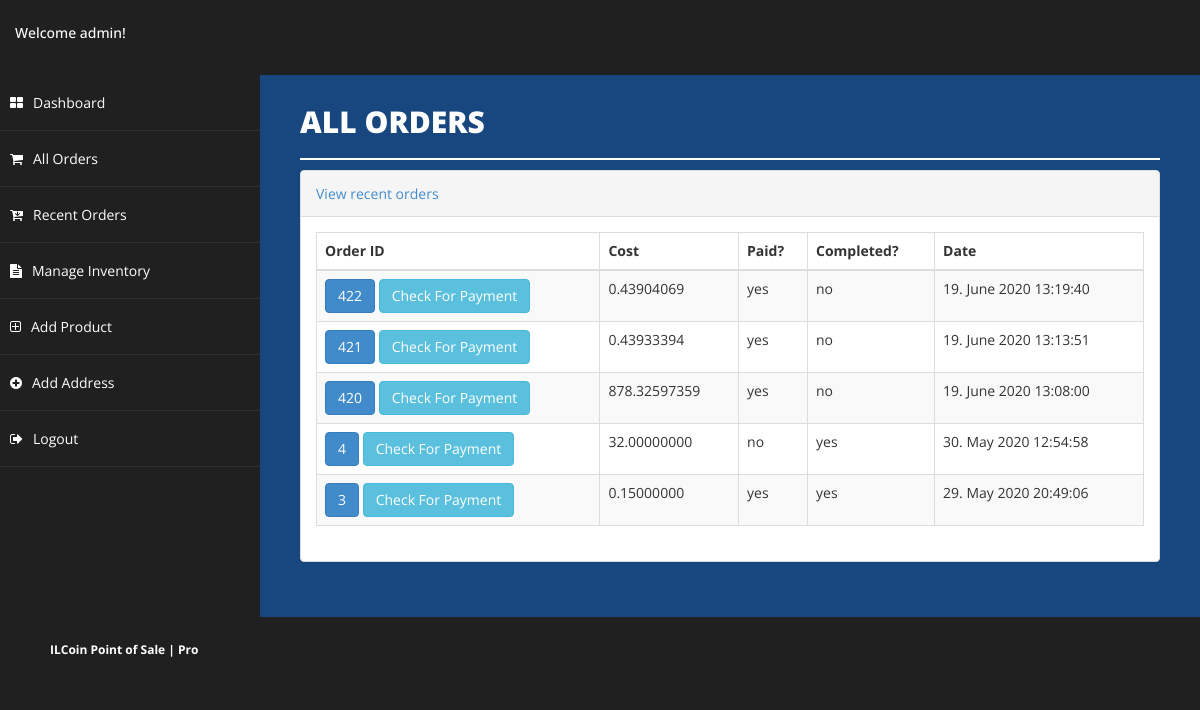
Page /www.php (signed in) on the committed database.
### tables this page shows
CREATE TABLE `orders` (
  `id` int(11) NOT NULL,
  `date` timestamp NOT NULL DEFAULT CURRENT_TIMESTAMP,
  `cost` decimal(17,8) NOT NULL,
  `recd` decimal(17,8) NOT NULL,
  `pay_id` int(11) NOT NULL,
  `paid` enum('yes','no') NOT NULL DEFAULT 'no',
  `difference` enum('under','above') DEFAULT NULL,
  `complete` enum('yes','no') NOT NULL DEFAULT 'no',
  `ts_create` timestamp NOT NULL DEFAULT CURRENT_TIMESTAMP,
  `ts_update` timestamp NOT NULL DEFAULT CURRENT_TIMESTAMP ON UPDATE CURRENT_TIMESTAMP
);

### config.php (called while the page is built, shortened)
<?php
$storeName = "ILCoin Point of Sale | Pro";
?>

### www.php (the view, shortened to what this page needs)
<?php
require_once('config.php');
?>
<!DOCTYPE html>
<html xmlns="http://www.w3.org/1999/xhtml">
<head>
    <link href="css/bootstrap.css" rel="stylesheet" />
    <link href="css/font-awesome.css" rel="stylesheet" />
    <link rel="stylesheet" href="https://maxcdn.bootstrapcdn.com/font-awesome/4.4.0/css/font-awesome.min.css" />
    <link href="css/basic.css" rel="stylesheet" />
    <link href="css/custom.css" rel="stylesheet" />
</head>
<?php
include("header.php");
?>
<div id="page-wrapper">
    <div id="page-inner">
        <div class="row">
            <div class="col-md-12">
                <h1 class="page-head-line">All Orders
                </h1>
            </div>
        </div>
        <div class="panel panel-default">
            <div class="panel-heading">
                <a href="xxx.php">View recent orders</a>
            </div>
            <div class="panel-body">
                <div class="table-sorting table-responsive" id="subjectresult">
                    <table class="table table-striped table-bordered table-hover" id="tSortable22">
                        <thead>
                            <tr>
                                <th>Order ID</th>
                                <th>Cost</th>
                                <th>Paid?</th>
                                <th>Completed?</th>
                                <th>Date</th>
                            </tr>
                        </thead>
                        <tbody>
                            <?php
                            $queryOrders = "SELECT o.id, o.cost, p.address, o.paid, o.complete, DATE_FORMAT(o.`date`, '%d. %M %Y %H:%i:%s') as 'date'
                        FROM orders as o LEFT JOIN pay as p on o.pay_id=p.id ORDER BY o.date DESC ;";
                            $doOrders = $conn->query($queryOrders);
                            while ($loopOrders = $doOrders->fetch_assoc()) {
                                echo "<tr>";
                                echo "<td><a class='btn btn-primary' href='ooo.php?id=" . $loopOrders['id'] . "'>" . $loopOrders['id'] . "</a>
                            <a class='btn btn-info' href='www.php?order_id=" . $loopOrders['id'] . "&checkPayment=true'>Check For Payment</a></td>";
                                echo "<td>" . $loopOrders['cost'] . "</td>";
                                echo "<td>" . $loopOrders['paid'] . "</td>";
                                echo "<td>" . $loopOrders['complete'] . "</td>";
                                echo "<td>" . $loopOrders['date'] . "</td>";
                                echo "</tr>";
                            }
                            ?>
                        </tbody>
                    </table>
                </div>
            </div>
        </div>
    </div>
</div>
<div id="footer-sec">
    <strong><?php echo $storeName; ?></strong>
</div>

### css/basic.css (style rules this page uses)
body { background-color: #202020; font-family: 'Open Sans', sans-serif; line-height: 25px; }
#page-wrapper { padding: 15px 15px; height: 100%; background: #17477e; }
#page-inner { width: 100%; margin: -15px 20px 10px 0px; background-color: #17477e!important; padding: 10px; }
.page-head-line { font-size: 30px; text-transform: uppercase; color: #fff; font-weight: 800; padding-bottom: 20px; border-bottom: 2px solid #fff; margin-bottom: 10px; }
#footer-sec { background-color: #202020; padding: 20px 50px; color: #fff; font-size: 12px; }
@media (min-width:768px) { #page-wrapper { margin: 0 0 0 260px; padding: 15px 30px; min-height: 38vw; } }

### rows in the picture
orders: id "422", cost "0.43904069", paid "yes", complete "no", date "19. June 2020 13:19:40"
orders: id "421", cost "0.43933394", paid "yes", complete "no", date "19. June 2020 13:13:51"
orders: id "420", cost "878.32597359", paid "yes", complete "no", date "19. June 2020 13:08:00"
orders: id "4", cost "32.00000000", paid "no", complete "yes", date "30. May 2020 12:54:58"
orders: id "3", cost "0.15000000", paid "yes", complete "yes", date "29. May 2020 20:49:06"

### other values in the picture
$adminUN "admin"
$storeName "ILCoin Point of Sale | Pro"
